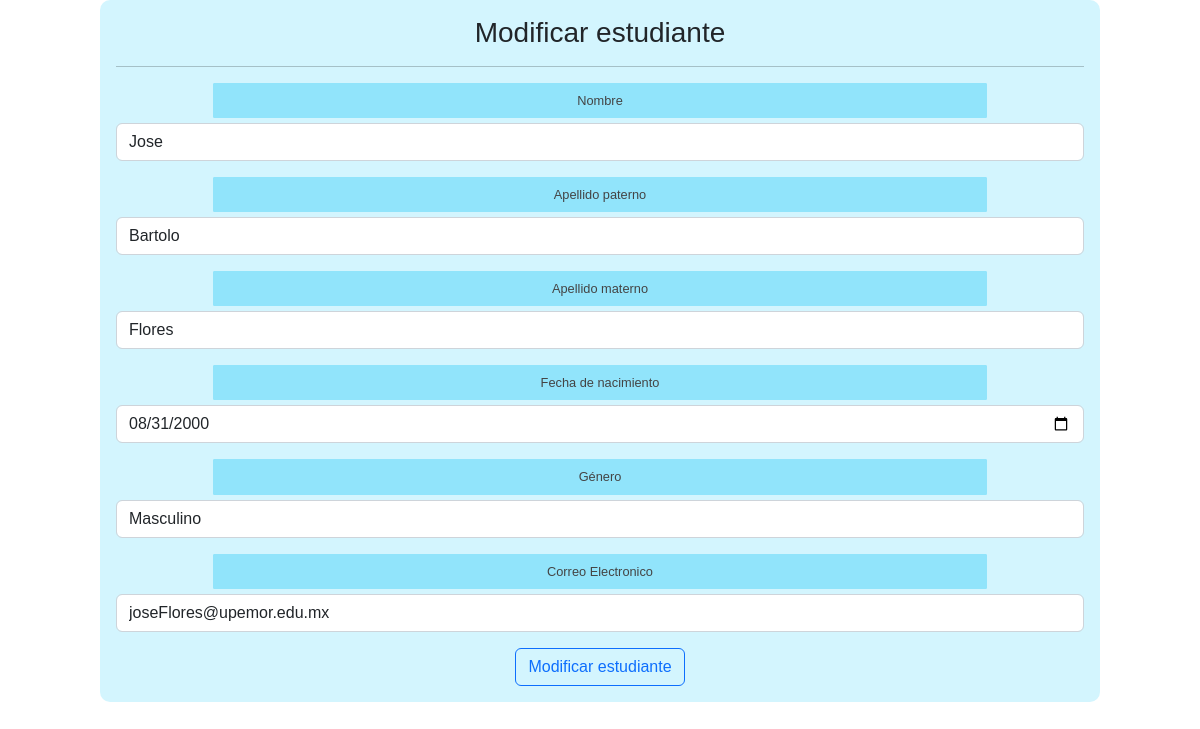
/modificacionE.php?id=1 (signed in), run on the app's committed database.
### tables this page shows
CREATE TABLE `estudiante` (
  `idEstudiante` int(11) NOT NULL AUTO_INCREMENT,
  `nombre` varchar(45) NOT NULL,
  `apellidoPaterno` varchar(45) NOT NULL,
  `apellidoMaterno` varchar(45) DEFAULT NULL,
  `fechaNaci` date NOT NULL,
  `genero` varchar(5) NOT NULL,
  `correo` varchar(45) NOT NULL,
  `contraseña` varchar(100) NOT NULL,
  PRIMARY KEY (`idEstudiante`)
);

### modificacionE.php (the view, shortened to what this page needs)
<?php
  include "modelo/conexion.php";
  $id = $_GET["id"];
  $sql = $conexion->query("select * from estudiante where idEstudiante=$id ")
  ?>
<!DOCTYPE html>
<html lang="en">
  <head>
    <link href='css/formulario.css' rel='stylesheet' type='text/css'>
    <link href="https://cdn.jsdelivr.net/npm/bootstrap@5.2.2/dist/css/bootstrap.min.css" rel="stylesheet">
  </head>
  <body >
    <form class="col-10 p-3 m-auto formulario" method="POST">
      <h3>Modificar estudiante</h3>
      <hr    color="#000000";>
      <?php
        include "controlador/modificarE.php";
        while($datos=$sql->fetch_object()){?>
       <div class="mb-3">
            <label for="exampleInputEmail1" class="input_textual">Nombre</label>
            <input type="text" aling="center" class="form-control" name="nombre" value="<?= $datos->nombre ?>" required >
          </div>
          <div class="mb-3">
            <label for="exampleInputEmail1" class="input_textual">Apellido paterno</label>
            <input type="text" class="form-control" name="apellidoP" value="<?= $datos->apellidoPaterno ?>" required>
          </div>
          <div class="mb-3">
            <label for="exampleInputEmail1" class="input_textual">Apellido materno</label>
            <input type="text" class="form-control" name="apellidoM" value="<?= $datos->apellidoMaterno ?>" >
          </div>
          <div class="mb-3">
            <label for="exampleInputEmail1" class="input_textual">Fecha de nacimiento</label>
            <input type="date" class="form-control" name="fechan" value="<?= $datos->fechaNaci ?>" required>
          </div>
          <div class="mb-3">
            <label for="genero" class="input_textual">Género</label>
            <select class="form-control" id="genero" name="genero" required>
              <option value="M" <?= ($datos->genero == 'M') ? 'selected' : '' ?>>Masculino</option>
            </select>
          </div>
          <div class="mb-3">
            <label for="exampleInputEmail1" class="input_textual">Correo Electronico</label>
            <input type="email" class="form-control" name="correo" value="<?= $datos->correo ?>" required>
          </div>
      <?php }
        ?>
      <button type="submit" class="btn btn-outline-primary" name="btnregistrar" value="ok">Modificar estudiante</button>
    </form>
  </body>
</html>

### css/formulario.css (style rules this page uses)
* { transition: .4s; box-sizing: border-box; font-family: 'arial'; }
body { background: rgba(255, 255, 255, 0.8); }
.formulario { width: 60%; margin: auto; text-align: center; background: #4dd7fa3f; padding-top: 30px; border-radius: 10px; }
.formulario .input_textual { display: block; padding: 7px 7px; margin: auto; margin-bottom: 5px; width: 80%; border: 1px solid #91e4fb; border-radius: 1px; color: #444; font-size: 0.8em; background:#91e4fb; }

### data on the page
estudiante: nombre "Jose", apellidoP "Bartolo", apellidoM "Flores", fechan "08/31/2000", genero "Masculino", correo "joseFlores@upemor.edu.mx"
